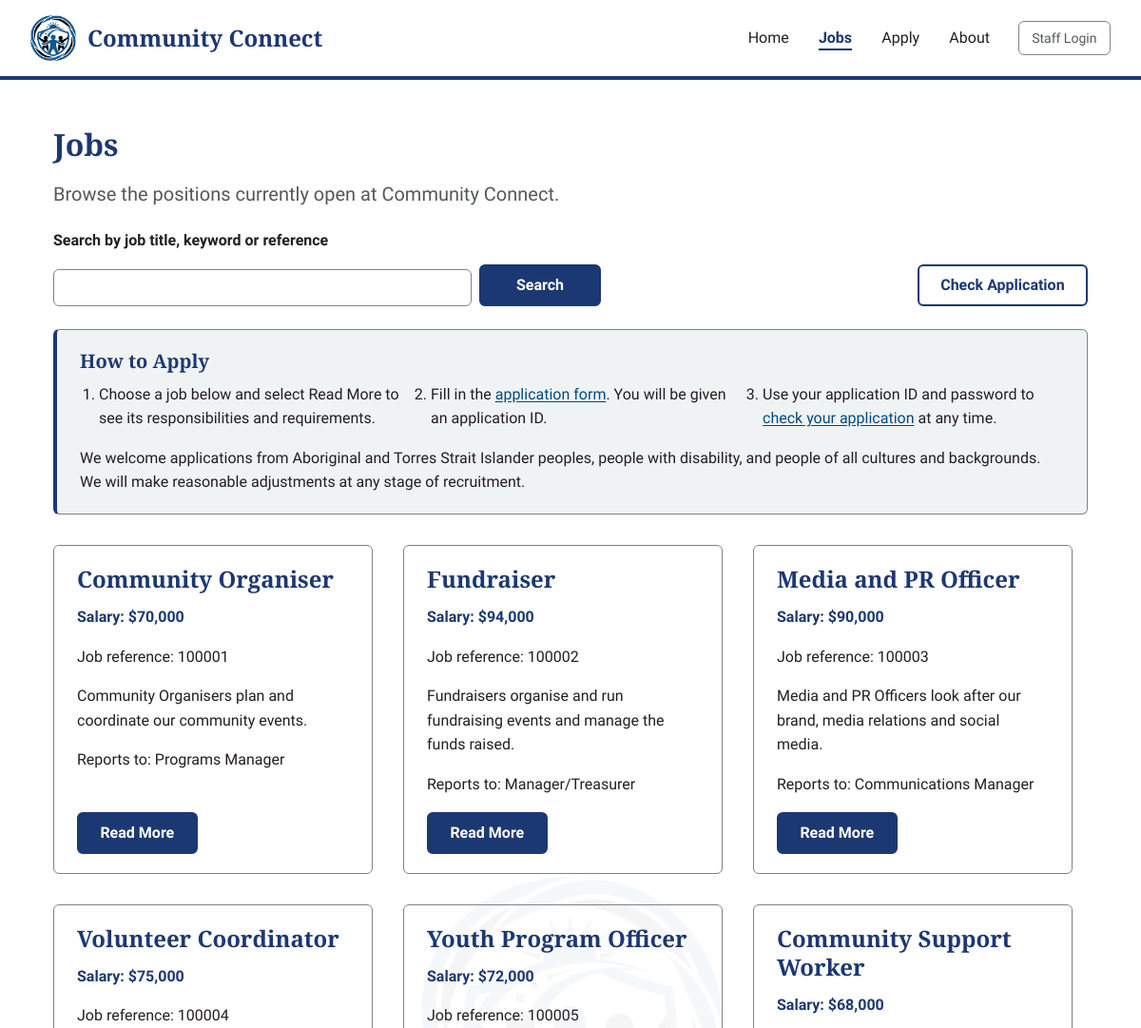
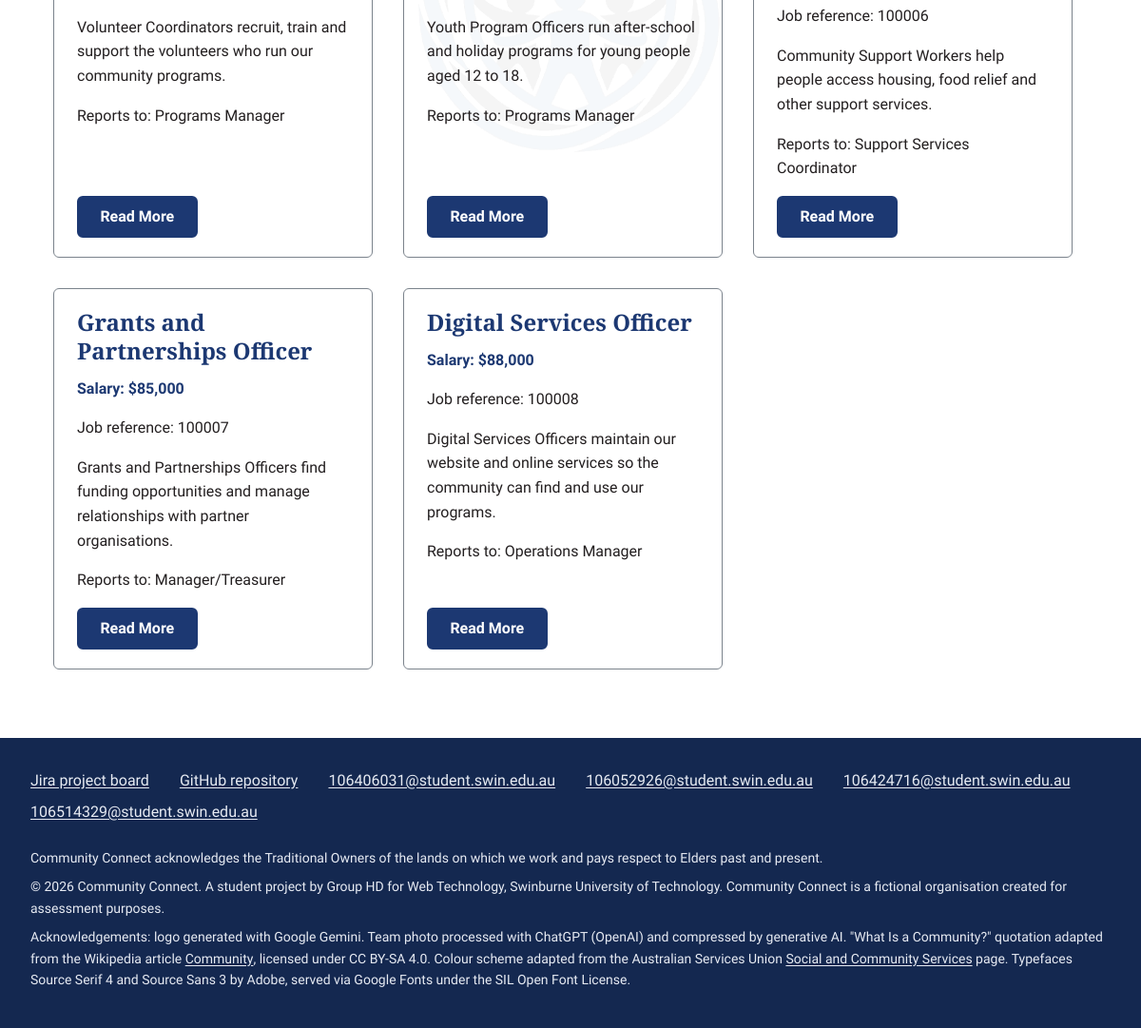
/jobs.php, run on the app's committed database (2 pictures, top to bottom).
### tables this page shows
CREATE TABLE `jobs` (
  `job_id` int(10) UNSIGNED NOT NULL AUTO_INCREMENT,
  `title` varchar(128) NOT NULL,
  `reference` char(6) NOT NULL,
  `description` text NOT NULL,
  `salary` decimal(10,2) NOT NULL,
  `reporting_line` text NOT NULL,
  PRIMARY KEY (`job_id`),
  UNIQUE KEY `reference` (`reference`)
);

### functions.inc (called while the page is built, shortened)
<?php
function e($value) {
    return htmlspecialchars((string) $value, ENT_QUOTES, "UTF-8");
}
function show($value) {
    return e(html_entity_decode((string) $value, ENT_QUOTES, "UTF-8"));
}
?>

### error.inc (called while the page is built, shortened)
<?php
require_once "functions.inc";
?>
<?php
function db_query($conn, $sql) {
    $result = mysqli_query($conn, $sql);
    return $result;
}
?>

### jobs.inc (the view, shortened to what this page needs)
<?php
function find_jobs($conn, $search = "") {
    if ($search === "") {
        return mysqli_fetch_all(db_query($conn, "SELECT * FROM jobs ORDER BY reference"), MYSQLI_ASSOC);
    }
    $text = html_entity_decode($search, ENT_QUOTES, "UTF-8");
    $conditions = [];
    $title_conditions = [];
    $params = [];
    $title_params = [];
    $params[] = $text;
    $params = array_merge($params, $title_params);
    $stmt = db_prepare($conn, "SELECT * FROM jobs WHERE (" . implode(" AND ", $conditions) . ") OR reference = ?
                               ORDER BY (" . implode(" AND ", $title_conditions) . ") DESC, reference");
    mysqli_stmt_bind_param($stmt, str_repeat("s", count($params)), ...$params);
    mysqli_stmt_execute($stmt);
    $jobs = mysqli_fetch_all(mysqli_stmt_get_result($stmt), MYSQLI_ASSOC);
    return $jobs;
}
function job_facts($row) {
    $salary = (float) $row["salary"];
    return "<p class='coloured'>Salary: $" . number_format($salary, floor($salary) == $salary ? 0 : 2) . "</p>
        <p>Job reference: " . show($row["reference"]) . "</p>
        <p>" . show($row["description"]) . "</p>
        <p>Reports to: " . show($row["reporting_line"]) . "</p>";
}
function job_search_form($value = "") {
    echo "<form method='get' action='search.php' class='job-search'>" .
        "<label for='search'>Search by job title, keyword or reference</label>" .
        "<input type='text' name='search' id='search' maxlength='128' value='" . show($value) . "' required>" .
        "<input class='btn' type='submit' value='Search'>" .
        "</form>";
}
function job_card($row) {
    echo "<section class='outline job-card'>
        <h2>" . show($row["title"]) . "</h2>
        " . job_facts($row);
    echo "<form method='get' action='job_details.php'>" .
        "<input type='hidden' name='reference' value='" . show($row["reference"]) . "'>" .
        "<input class='btn' type='submit' value='Read More'>" .
        "</form>";
    echo "</section>";
}
?>

### jobs.php (shortened to what this page needs)
<?php
require_once "db_connect.inc";
require_once "functions.inc";
require_once "error.inc";
require_once "jobs.inc";
$jobs = find_jobs($conn);
include "header.inc";
?>
    <main id="main">
    <h1>Jobs</h1>
    <p class="intro">Browse the positions currently open at Community Connect.</p>
    <div class="job-tools">
        <?php job_search_form(); ?>
        <a href="userlogin.php" class="btn-secondary">Check Application</a>
    </div>
    <aside class="apply-help" aria-labelledby="apply-help-heading">
        <h2 id="apply-help-heading">How to Apply</h2>
        <ol>
            <li>Choose a job below and select Read More to see its responsibilities and requirements.</li>
            <li>Fill in the <a href="apply.php">application form</a>. You will be given an application ID.</li>
            <li>Use your application ID and password to <a href="userlogin.php">check your application</a> at any time.</li>
        </ol>
        <p>We welcome applications from Aboriginal and Torres Strait Islander peoples, people with disability,
            and people of all cultures and backgrounds. We will make reasonable adjustments at any stage of recruitment.</p>
    </aside>
    <div class="group job-list">
        <?php
        if ($jobs) {
            foreach ($jobs as $row) {
                job_card($row);
            }
        } else {
            echo "<p>There are no jobs at the moment.</p>";
        }
        ?>
    </div>
  </main>
    <?php include "footer.inc"; ?>

### styles/styles.css (style rules this page uses)
:root { --brand: #1C3872; --brand-dark: #142850; --brand-light: #E7EBF3; --accent: #004A80; --danger: #B00020; --ink: #231F20; --ink-muted: #54585C; --ink-inverse: #FFFFFF; --surface: #FFFFFF; --surface-alt: #F0F3F4; --border: #D5DAE0; --border-strong: #7B838C; --font-heading: "Source Serif 4", Georgia, "Times New Roman", serif; --font-body: "Source Sans 3", system-ui, -apple-system, "Segoe UI", Roboto, sans-serif; --step--1: 0.875rem; --step-0: 1rem; --step-1: 1.25rem; --step-2: 1.5rem; --measure: 65ch; --page-max: 72rem; --radius: 6px; --gap: 1rem; }
* { box-sizing: border-box; }
body { display: flex; flex-direction: column; min-height: 100vh; min-height: 100dvh; margin: 0; background-color: var(--surface); color: var(--ink); font-family: var(--font-body); font-size: var(--step-0); line-height: 1.6; }
body::before { content: ""; position: fixed; inset: 0; z-index: -1; background-image: url("images/logo.png"); background-repeat: no-repeat; background-position: center; background-size: 320px; opacity: 0.04; pointer-events: none; }
h1, h2, h3 { margin: 0 0 0.5em; color: var(--brand); font-family: var(--font-heading); font-weight: 600; line-height: 1.25; }
p { margin: 0 0 1em; }
a { color: var(--accent); text-decoration: underline; text-underline-offset: 0.15em; }
main { flex: 1 0 auto; width: 100%; max-width: var(--page-max); margin: 0 auto; padding: clamp(1.5rem, 5vw, 3rem) clamp(1rem, 4vw, 2rem); }
section { margin-bottom: 2.5rem; }
label { display: block; margin-bottom: 0.25rem; font-weight: 600; }
input, select, textarea { width: 100%; max-width: 28rem; padding: 0.55rem 0.7rem; border: 1px solid var(--border-strong); border-radius: var(--radius); background-color: var(--surface); color: var(--ink); font-family: var(--font-body); font-size: var(--step-0); }
input[type="submit"] { width: auto; }
.btn, .btn-secondary { display: inline-flex; align-items: center; justify-content: center; min-height: 44px; padding: 0.6rem 1.4rem; border: 2px solid var(--brand); border-radius: var(--radius); background-color: var(--brand); color: var(--ink-inverse); font-family: var(--font-body); font-size: var(--step-0); font-weight: 600; line-height: 1.2; text-align: center; text-decoration: none; cursor: pointer; }
.btn-secondary { background-color: transparent; color: var(--brand); }
.group { display: flex; flex-wrap: wrap; gap: 0.75rem; margin: 1.5rem 0; }
.intro { color: var(--ink-muted); font-size: var(--step-1); }
.coloured { color: var(--brand); font-weight: bold; }
.outline { padding: 1.25rem 1.5rem; border: 1px solid var(--border-strong); border-radius: var(--radius); }
.job-card { display: flex; flex-direction: column; max-width: 21rem; margin: 0; }
.job-card form { margin-top: auto; }
.job-list { gap: 2rem; }
.job-search { display: flex; flex-wrap: wrap; gap: 0.5rem; align-items: end; max-width: 36rem; }
.job-search label { flex-basis: 100%; }
.job-search input[type="text"] { flex: 1 1 14rem; }
.job-search input[type="submit"] { width: 8em; }

### data on the page
jobs: title "Community Organiser", salary "70,000", reference "100001", description "Community Organisers plan and coordinate our community events.", reporting_line "Programs Manager"
jobs: title "Fundraiser", salary "94,000", reference "100002", description "Fundraisers organise and run fundraising events and manage the funds raised.", reporting_line "Manager/Treasurer"
jobs: title "Media and PR Officer", salary "90,000", reference "100003", description "Media and PR Officers look after our brand, media relations and social media.", reporting_line "Communications Manager"
jobs: title "Volunteer Coordinator", salary "75,000", reference "100004", description "Volunteer Coordinators recruit, train and support the volunteers who run our community programs.", reporting_line "Programs Manager"
jobs: title "Youth Program Officer", salary "72,000", reference "100005", description "Youth Program Officers run after-school and holiday programs for young people aged 12 to 18.", reporting_line "Programs Manager"
jobs: title "Community Support Worker", salary "68,000", reference "100006", description "Community Support Workers help people access housing, food relief and other support services.", reporting_line "Support Services Coordinator"
jobs: title "Grants and Partnerships Officer", salary "85,000", reference "100007", description "Grants and Partnerships Officers find funding opportunities and manage relationships with partner organisations.", reporting_line "Manager/Treasurer"
jobs: title "Digital Services Officer", salary "88,000", reference "100008", description "Digital Services Officers maintain our website and online services so the community can find and use our programs.", reporting_line "Operations Manager"

### other printed values
$link[1] "Home"
$link[1] "Jobs"
$link[1] "Apply"
$link[1] "About"
$staff_link[1] "Staff Login"
